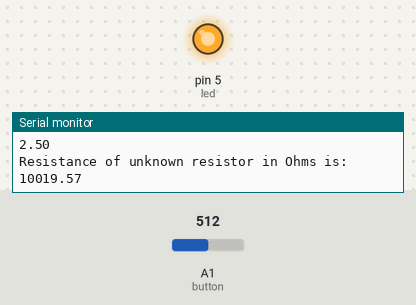
Bench run of a sketch on a simulated Arduino Uno, built with avr-gcc and run on an emulated ATmega328P. Shown: output pins drawn as LEDs (lit = HIGH), the last lines printed to the serial monitor. The inputs (shaded band) are chosen by the test bench; at power-on: A1 (button) = 512.

Above: at 2.8 s.
2.9 s: A1 (button) set to 1011
At 3.17 s:
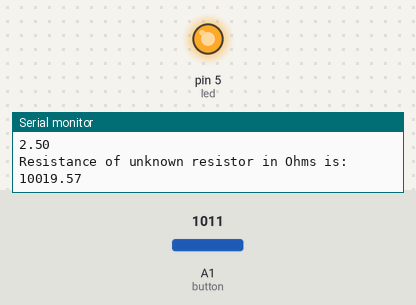
9.0 s: A1 (button) set to 1023
At 9.39 s:
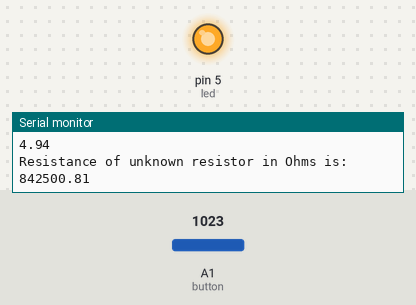
Timing chart, 0 to 12.0 s (numbered marks = the images above; inputs shaded):
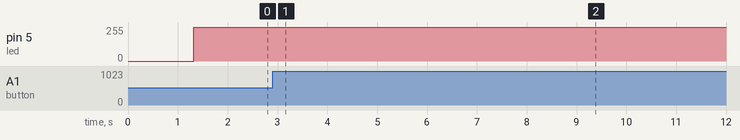

The sketch:

Assignment_1.ino
```cpp
//Arduino Ohm Meter with Push Button
//The resistance of the resistor that we are measuring is referred to as the unknown resistor.

int led = 5;//setting the pin that will be used for the LED.

void setup(){
    Serial.begin(9600); //Sets the data rate in bits per second.
    pinMode(led, OUTPUT); //Sets the digital pin 5 as output.
}

void loop(){
    float v_unknown = analogRead(A1);//when the push button is pressed the voltage across the unknown resistor is read and stored in the v_unknown variable. (The push button is merely a switch in my voltage divider circuit).

    float v_value = (v_unknown/1023.0) * 5.0; //equation to convert the voltage (from a value between 0 to 1023) across the unknown resistor into a voltage between 0 and 5 volts. The corresponding value is saved to the v_value variable.
    float current = (5-v_value)/10000; //equation to calculate the value of the current flowing through the circuit (in my circuit the resistor that will not be changed is the 10 kilo-ohm resistor hence the voltage has been divided by 10000), again the value is stored in the variable named current.
    float resistance = (v_value/current);//equation to calculate unknown resistance, and this value will be stored in the variable named resistance.

      //this part of the code will only be executed if the value of the voltage across the unknown resistor is greater than 0.05 volts.
      if (v_value > 0.05) //This has been done to ensure that values are not displayed if a small current flows through the circuit.
      {
          Serial.println("Voltage across unknown resistor in Volts is: ");
          Serial.println(v_value); //displays the voltage across the unknown resistor on the serial monitor
          Serial.println("Resistance of unknown resistor in Ohms is: ");
          Serial.println(resistance); //displays the resistance of unknown resistor on the serial monitor

          for (int i=0; i<255; i++) //this for loop increments i from 1 to 255, in this loop this increases the brightness of the LED from 0 (minimum value) to 255 (maximum value) which is connected to pin 5 (which allows pulse width modulation).
            {
             analogWrite(led, i); //waits for 5 milliseconds when increasing the brightness, this enables the LED to gradually increase in brightness.
             delay(5);
            }
      }
      else //if the value of the voltage across the unknown resistor is less than 0.05 volts then the LED will not turn on (value is set to LOW).
      {
          digitalWrite(led, LOW);
      }

    delay(750);//waits for 0.75 seconds when displaying the voltage and resistance values on the serial monitor, this enables the user to read the values.
              //if there was no delay then the values of the resistor and voltage would rapidly be displayed on the screen, leading to difficulty in reading them.
}
```

Measured:
- after the input at 2.9 s, pin 5 (led): stays 254/255 (without the input it goes to 132/255 after 6.1 s)
- after the input at 9.0 s, pin 5 (led): stays 254/255 (without the input it goes to 51/255 after 10.0 s)
